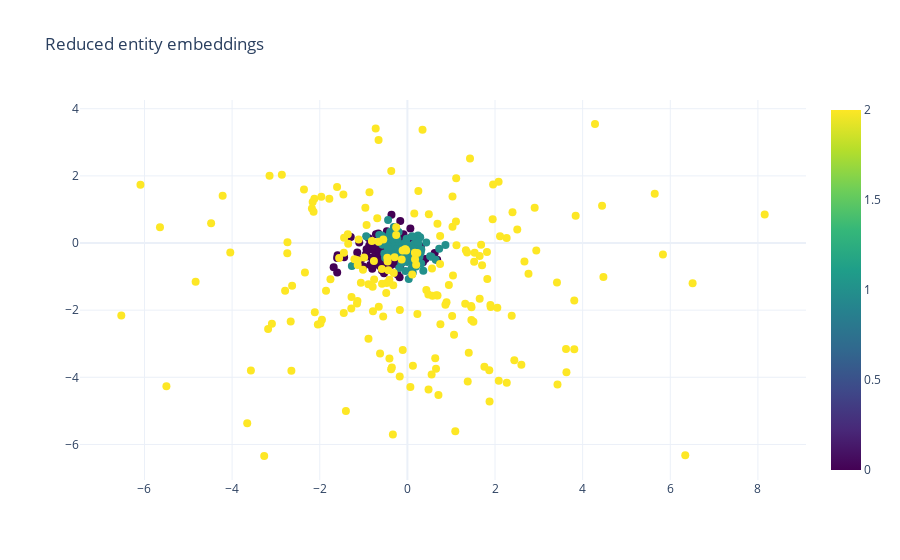

Notebook code cell kept with this figure:
### Code cell
x = []
y = []
color = []
z = []
for idx, entity in enumerate(human_class.instances):
    entity_name = f"http://www.wikidata.org/entity/{entity.qid}"
    if entity_name not in entity_2_embeddings:
        continue
    emb = entity_2_embeddings[entity_name]
    x.append(emb[0])
    y.append(emb[1])
    entity_qid = entity_name.split('/')[-1]
    z.append(f"{get_name_of_props([entity_qid])} [{entity.qid}]")
    color.append(0)
for idx, entity in enumerate(mountain_class.instances):
    entity_name = f"http://www.wikidata.org/entity/{entity.qid}"
    if entity_name not in entity_2_embeddings:
        continue
    emb = entity_2_embeddings[entity_name]
    x.append(emb[0])
    y.append(emb[1])
    entity_qid = entity_name.split('/')[-1]
    z.append(f"{get_name_of_props([entity_qid])} [{entity.qid}]")
    color.append(1)
for idx, entity in enumerate(country_class.instances):
    entity_name = f"http://www.wikidata.org/entity/{entity.qid}"
    if entity_name not in entity_2_embeddings:
        continue
    emb = entity_2_embeddings[entity_name]
    x.append(emb[0])
    y.append(emb[1])
    entity_qid = entity_name.split('/')[-1]
    z.append(f"{get_name_of_props([entity_qid])} [{entity.qid}]")
    color.append(2)

fig = go.Figure(data=go.Scatter(x=x,
                                y=y,
                                mode='markers',
                                marker=dict(
        size=8,
        color=color, #set color equal to a variable
        colorscale='Viridis', # one of plotly colorscales
        showscale=True
    ),
                                text=z)) # hover text goes here

fig.update_layout(title='Reduced entity embeddings')
fig.show()

### Figure 1 — Plotly figure (JSON) as saved in the notebook; plotly's stock layout.template omitted (floating-point values rounded to 4 significant figures; data arrays with more than 128 entries replaced by an {"elided": "..."} marker saying what was removed)
{"data": [{"marker": {"color": {"elided": "603 int values"}, "colorscale": [[0, "#440154"], [0.1111, "#482878"], [0.2222, "#3e4989"], [0.3333, "#31688e"], [0.4444, "#26828e"], [0.5556, "#1f9e89"], [0.6667, "#35b779"], [0.7778, "#6ece58"], [0.8889, "#b5de2b"], [1, "#fde725"]], "showscale": true, "size": 8}, "mode": "markers", "text": {"elided": "603 str values"}, "type": "scatter", "x": {"elided": "603 float values"}, "y": {"elided": "603 float values"}}], "layout": {"autosize": true, "title": {"text": "Reduced entity embeddings"}, "xaxis": {"autorange": true, "range": [-7.417, 9.043], "type": "linear"}, "yaxis": {"autorange": true, "range": [-7.255, 4.456], "type": "linear"}}}
